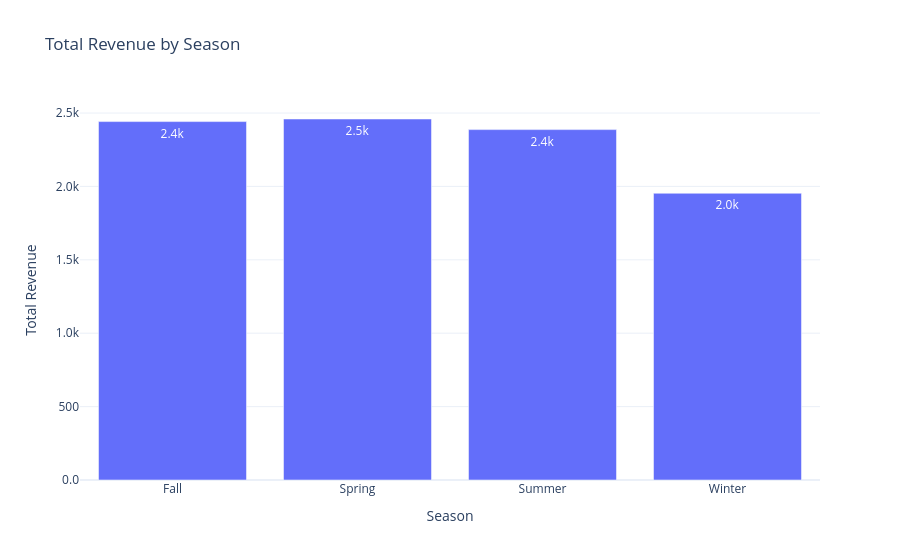

Notebook code cell kept with this figure:
### Markdown cell above
**Insights:**

- Spring brings the **highest total revenue**, even though it doesn’t have the most transactions. This suggests that customers tend to buy **more expensive items** during Spring.

- Summer has the **highest number of transactions**, but slightly lower revenue than Spring, which likely means people buy **more items at lower prices**.

- Winter clearly stands out as the **weakest season** in both transactions and revenue, indicating lower overall shopping activity.

- Fall sits somewhere in the middle, with fairly balanced transaction volume and revenue, acting as a transition between high and low seasons.

### Code cell
pdf = season_summary.toPandas()

fig = px.bar(
    pdf,
    x="season",
    y="total_revenue",
    title="Total Revenue by Season",
    labels={
        "season": "Season",
        "total_revenue": "Total Revenue"
    },
    text_auto=".2s"
)

fig.update_layout(
    yaxis_tickformat=".2s",
    template="plotly_white"
)

fig.show()

### Figure 1 — Plotly figure (JSON) as saved in the notebook; plotly's stock layout.template omitted (floating-point values rounded to 4 significant figures)
{"data": [{"hovertemplate": "Season=%{x}<br>Total Revenue=%{y}<extra></extra>", "legendgroup": "", "marker": {"color": "#636efa", "pattern": {"shape": ""}}, "name": "", "orientation": "v", "showlegend": false, "textposition": "auto", "texttemplate": "%{y:.2s}", "x": ["Fall", "Spring", "Summer", "Winter"], "xaxis": "x", "y": [2442.0, 2459.0, 2387.0, 1953.0], "yaxis": "y", "type": "bar"}], "layout": {"xaxis": {"anchor": "y", "domain": [0.0, 1.0], "title": {"text": "Season"}}, "yaxis": {"anchor": "x", "domain": [0.0, 1.0], "title": {"text": "Total Revenue"}, "tickformat": ".2s"}, "legend": {"tracegroupgap": 0}, "title": {"text": "Total Revenue by Season"}, "barmode": "relative"}}
